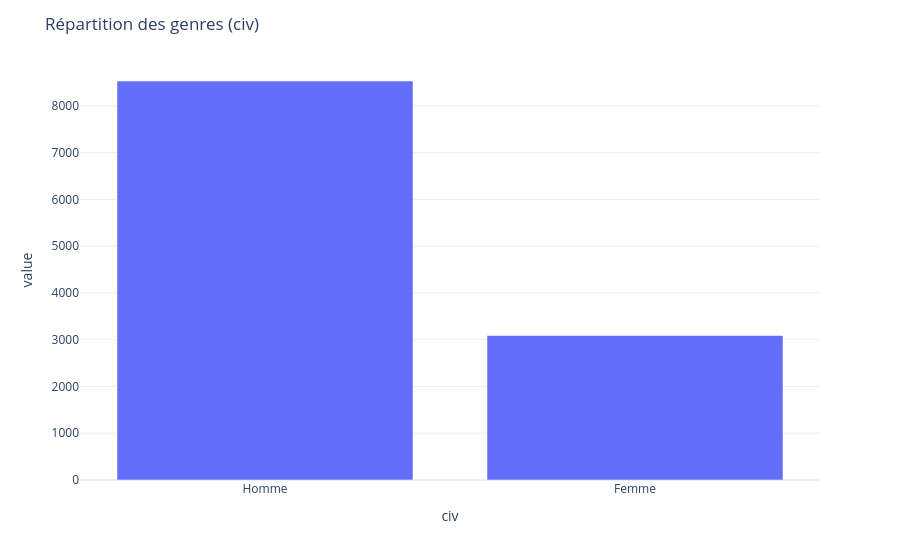

The code cell stored with this chart in its notebook:
### Code cell
fig = px.bar(df["civ"].value_counts())
fig.update_layout(
    title="Répartition des genres (civ)", template="plotly_white", showlegend=False
)
fig.show()

### Figure 1 — Plotly figure (JSON) as saved in the notebook; plotly's stock layout.template omitted (floating-point values rounded to 4 significant figures)
{"data": [{"alignmentgroup": "True", "hovertemplate": "variable=count<br>civ=%{x}<br>value=%{y}<extra></extra>", "legendgroup": "count", "marker": {"color": "#636efa", "pattern": {"shape": ""}}, "name": "count", "offsetgroup": "count", "orientation": "v", "showlegend": true, "textposition": "auto", "type": "bar", "x": ["Homme", "Femme"], "xaxis": "x", "y": [8532, 3089], "yaxis": "y"}], "layout": {"barmode": "relative", "legend": {"title": {"text": "variable"}, "tracegroupgap": 0}, "margin": {"t": 60}, "showlegend": false, "title": {"text": "Répartition des genres (civ)"}, "xaxis": {"anchor": "y", "domain": [0, 1], "title": {"text": "civ"}}, "yaxis": {"anchor": "x", "domain": [0, 1], "title": {"text": "value"}}}}
